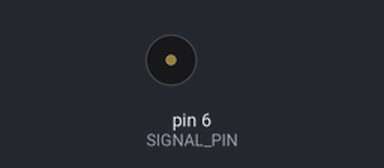
Simulated run of this sketch. Board: Arduino Uno, built with avr-gcc and run on an emulated ATmega328P. Shown: buzzer (waves = sounding).

Above: at 0.5 s.
At 4.74 s:
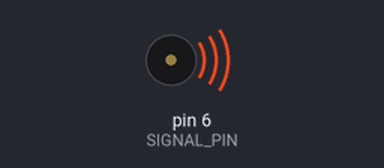
Timing chart, 0 to 6.5 s (numbered marks = the images above):
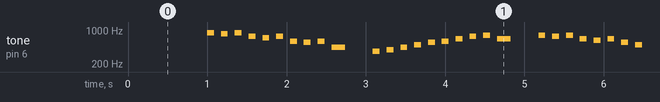

The sketch:

JarabeTapatio.ino
```cpp
/*

  El Jarabe Tapatío

  Play The Mexican Hat Dance on a piezo buzzer!

  For info and circuit diagrams see https://github.com/tardate/LittleArduinoProjects/tree/main/playground/JarabeTapatio

 */

#include "pitches.h"

#define SIGNAL_PIN 6  // pin that the piezo is connected to

// melody definition
// BPM followed by series of note definitions.
// Note definition as paired values: pitch, duration.
// Durations indicated as 4 = quarter note, 8 = eighth note, etc
int melody[] = {
  // beats per minute
  172,
  // note definitions as values: pitch, duration.
  NOTE_A5  , 8,
  NOTE_GS5 , 8,

  NOTE_A5  , 8,
  NOTE_FS5 , 8,
  NOTE_F5  , 8,
  NOTE_FS5 , 8,
  NOTE_D5  , 8,
  NOTE_CS5 , 8,

  NOTE_D5  , 8,
  NOTE_A4  , 4,
  NOTE_REST, 8,
  NOTE_FS4 , 8,
  NOTE_G4  , 8,

  NOTE_A4  , 8,
  NOTE_B4  , 8,
  NOTE_CS5 , 8,
  NOTE_D5  , 8,
  NOTE_E5  , 8,
  NOTE_FS5 , 8,

  NOTE_G5  , 8,
  NOTE_E5  , 4,
  NOTE_REST, 8,
  NOTE_G5  , 8,
  NOTE_FS5 , 8,

  NOTE_G5  , 8,
  NOTE_E5  , 8,
  NOTE_DS5 , 8,
  NOTE_E5  , 8,
  NOTE_CS5 , 8,
  NOTE_B4  , 8,

  NOTE_CS5 , 8,
  NOTE_A4  , 4,
  NOTE_REST, 8,
  NOTE_A5  , 8,
  NOTE_GS5 , 8,

  NOTE_A5  , 8,
  NOTE_B5  , 8,
  NOTE_A5  , 8,
  NOTE_G5  , 8,
  NOTE_FS5 , 8,
  NOTE_E5  , 8,

  NOTE_D5  , 2,
  NOTE_REST, 2

};

void setup() {
  // nothing to do!
}

void loop() {
  delay(1000);  // wait before playing/repeating
  playMelody();
}


void playMelody() {
  int noteCount = sizeof(melody) / sizeof(int) - 1;
  int bpm = melody[0];

  // iterate over the notes of the melody:
  for (int noteIndex = 0; noteIndex < noteCount; noteIndex+=2) {

    // calculate the note duration based on BPM
    int noteDuration = 60000 * 4.0 / bpm / melody[noteIndex + 2];
    tone(SIGNAL_PIN, melody[noteIndex+1], noteDuration);

    // play with staccato ~ half beat
    delay(noteDuration / 2);
    noTone(SIGNAL_PIN);
    delay(noteDuration / 2);

  }
}
```

pitches.h
```cpp
/*************************************************
 * Public Constants
 *************************************************/

#define NOTE_REST 0

#define NOTE_B0  31
#define NOTE_C1  33
#define NOTE_CS1 35
#define NOTE_D1  37
#define NOTE_DS1 39
#define NOTE_E1  41
#define NOTE_F1  44
#define NOTE_FS1 46
#define NOTE_G1  49
#define NOTE_GS1 52
#define NOTE_A1  55
#define NOTE_AS1 58
#define NOTE_B1  62
#define NOTE_C2  65
#define NOTE_CS2 69
#define NOTE_D2  73
#define NOTE_DS2 78
#define NOTE_E2  82
#define NOTE_F2  87
#define NOTE_FS2 93
#define NOTE_G2  98
#define NOTE_GS2 104
#define NOTE_A2  110
#define NOTE_AS2 117
#define NOTE_B2  123
#define NOTE_C3  131
#define NOTE_CS3 139
#define NOTE_D3  147
#define NOTE_DS3 156
#define NOTE_E3  165
#define NOTE_F3  175
#define NOTE_FS3 185
#define NOTE_G3  196
#define NOTE_GS3 208
#define NOTE_A3  220
#define NOTE_AS3 233
#define NOTE_B3  247
#define NOTE_C4  262
#define NOTE_CS4 277
#define NOTE_D4  294
#define NOTE_DS4 311
#define NOTE_E4  330
#define NOTE_F4  349
#define NOTE_FS4 370
#define NOTE_G4  392
#define NOTE_GS4 415
#define NOTE_A4  440
#define NOTE_AS4 466
#define NOTE_B4  494
#define NOTE_C5  523
#define NOTE_CS5 554
#define NOTE_D5  587
#define NOTE_DS5 622
#define NOTE_E5  659
#define NOTE_F5  698
#define NOTE_FS5 740
#define NOTE_G5  784
#define NOTE_GS5 831
#define NOTE_A5  880
#define NOTE_AS5 932
#define NOTE_B5  988
#define NOTE_C6  1047
#define NOTE_CS6 1109
#define NOTE_D6  1175
#define NOTE_DS6 1245
#define NOTE_E6  1319
#define NOTE_F6  1397
#define NOTE_FS6 1480
#define NOTE_G6  1568
#define NOTE_GS6 1661
#define NOTE_A6  1760
#define NOTE_AS6 1865
#define NOTE_B6  1976
#define NOTE_C7  2093
#define NOTE_CS7 2217
#define NOTE_D7  2349
#define NOTE_DS7 2489
#define NOTE_E7  2637
#define NOTE_F7  2794
#define NOTE_FS7 2960
#define NOTE_G7  3136
#define NOTE_GS7 3322
#define NOTE_A7  3520
#define NOTE_AS7 3729
#define NOTE_B7  3951
#define NOTE_C8  4186
#define NOTE_CS8 4435
#define NOTE_D8  4699
#define NOTE_DS8 4978
```

Measured:
- by itself, tone on pin 6 (SIGNAL_PIN): plays 880 Hz for 0.09 s, 831 Hz for 0.09 s, 880 Hz for 0.09 s, 740 Hz for 0.09 s, 698 Hz for 0.09 s, 740 Hz for 0.09 s … (507 notes in this stretch)
